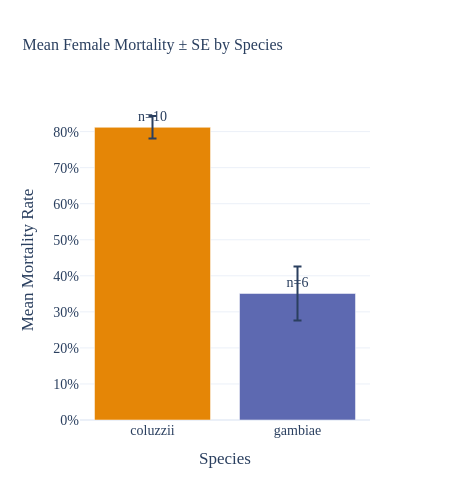

The cell this chart's notebook holds for it:
### Code cell
def create_barplot(width=PLOT_WIDTH, height=PLOT_HEIGHT):
    # Calculate summary statistics
    summary = df_clean.groupby('species').agg({
        'mort_females': ['mean', 'std', 'count']
    }).round(3)
    
    summary.columns = ['mean', 'std', 'count']
    summary = summary.reset_index()
    summary['se'] = summary['std'] / np.sqrt(summary['count'])
    summary['sample_size'] = summary['count'].astype(int)
    
    fig = px.bar(
        summary,
        x='species',
        y='mean',
        color='species',
        color_discrete_map=TAXON_COLORS,
        error_y='se',
        title="Mean Female Mortality ± SE by Species",
        labels={
            'mean': 'Mean Mortality Rate',
            'species': 'Species'
        },
        text='sample_size'
    )
    
    fig.update_traces(texttemplate='n=%{text}', textposition="outside")
    
    fig.update_layout(
        width=width,
        height=height,
        template="plotly_white",
        yaxis_tickformat='.0%',
        showlegend=False,
        font=dict(size=FONT_SIZE, family=FONT_FAMILY),
        title_font=dict(size=TITLE_FONT_SIZE, family=FONT_FAMILY)
    )
    
    return fig

bar_fig = create_barplot()
bar_fig.show()

### Figure 1 — Plotly figure (JSON) as saved in the notebook; plotly's stock layout.template omitted (floating-point values rounded to 4 significant figures)
{"data": [{"alignmentgroup": "True", "error_y": {"array": [0.03131]}, "hovertemplate": "Species=%{x}<br>Mean Mortality Rate=%{y}<br>sample_size=%{text}<extra></extra>", "legendgroup": "coluzzii", "marker": {"color": "#e58606", "pattern": {"shape": ""}}, "name": "coluzzii", "offsetgroup": "coluzzii", "orientation": "v", "showlegend": true, "text": [10], "textposition": "outside", "texttemplate": "n=%{text}", "type": "bar", "x": ["coluzzii"], "xaxis": "x", "y": [0.812], "yaxis": "y"}, {"alignmentgroup": "True", "error_y": {"array": [0.07512]}, "hovertemplate": "Species=%{x}<br>Mean Mortality Rate=%{y}<br>sample_size=%{text}<extra></extra>", "legendgroup": "gambiae", "marker": {"color": "#5d69b1", "pattern": {"shape": ""}}, "name": "gambiae", "offsetgroup": "gambiae", "orientation": "v", "showlegend": true, "text": [6], "textposition": "outside", "texttemplate": "n=%{text}", "type": "bar", "x": ["gambiae"], "xaxis": "x", "y": [0.351], "yaxis": "y"}], "layout": {"barmode": "relative", "font": {"family": "Fira Sans", "size": 14}, "height": 500, "legend": {"title": {"text": "Species"}, "tracegroupgap": 0}, "showlegend": false, "title": {"font": {"family": "Fira Sans", "size": 16}, "text": "Mean Female Mortality ± SE by Species"}, "width": 450, "xaxis": {"anchor": "y", "categoryarray": ["coluzzii", "gambiae"], "categoryorder": "array", "domain": [0, 1], "title": {"text": "Species"}}, "yaxis": {"anchor": "x", "domain": [0, 1], "tickformat": ".0%", "title": {"text": "Mean Mortality Rate"}}}}
